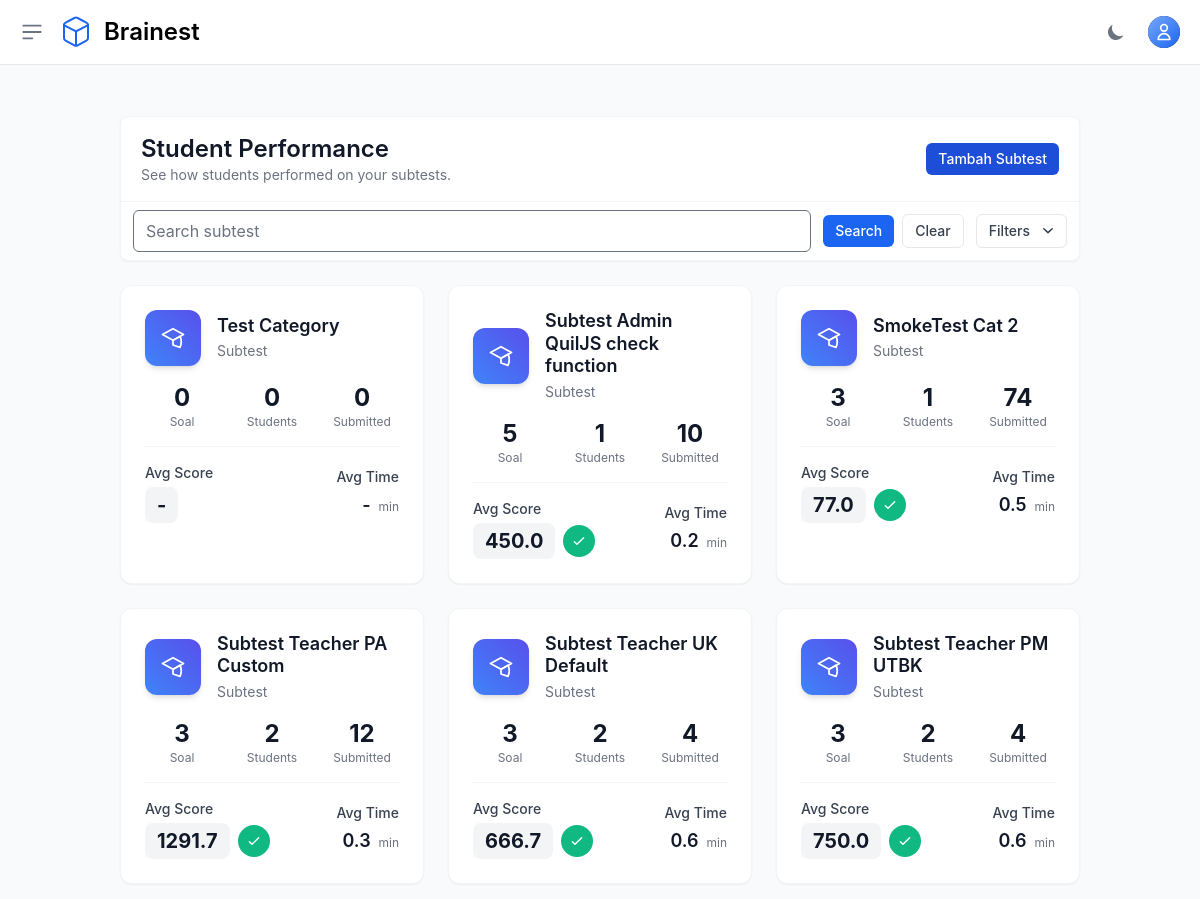
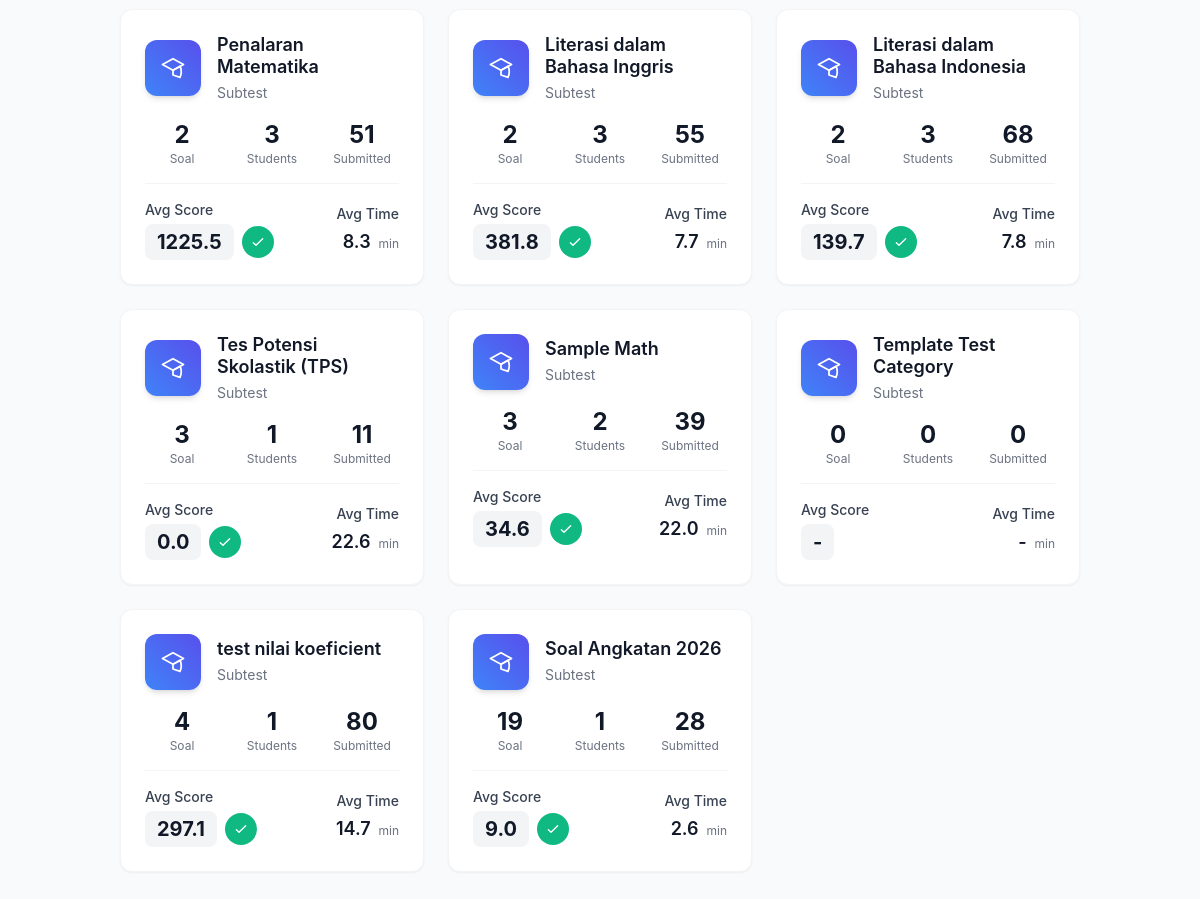
/teacher/students/ (signed in), run on the app's committed database (2 pictures, top to bottom).
### otosapp/models.py (models this page shows, shortened)
class Category(models.Model):
    SCORING_METHODS = [
        ('default', 'Default'),
        ('custom', 'Custom'),
        ('utbk', 'UTBK'),
    ]
    category_name = models.CharField(max_length=200)
    time_limit = models.IntegerField(default=60, help_text="Time limit in minutes (default: 60 minutes)")
    scoring_method = models.CharField(max_length=10, choices=SCORING_METHODS, default='default')
    passing_score = models.FloatField(default=75.0, help_text="Minimum score required to pass (0-100)")
    release_date = models.DateTimeField(default=timezone.now, help_text="Tanggal rilis subtest ini")
    created_by = models.ForeignKey(
        User,
        on_delete=models.SET_NULL,
        null=True,
        blank=True,
        related_name='categories_created',
        help_text='Teacher who created this category'
    )
    teachers = models.ManyToManyField(
        User,
        related_name='teaching_categories',
        blank=True,
        help_text='Additional teachers assigned to this category'
    )
    def get_question_count(self):
        return self.question_set.count()
    def get_test_statistics(self):
        completed_tests = Test.objects.filter(
            categories=self,
            is_submitted=True
        )
        if not completed_tests.exists():
            return {
                'total_tests': 0,
                'total_students': 0,
                'passed_tests': 0,
                'failed_tests': 0,
                'pass_rate': None,
                'average_score': None
            }
        total_tests = completed_tests.count()
        total_students = completed_tests.values('student').distinct().count()
        passed_tests = completed_tests.filter(score__gte=self.passing_score).count()
        failed_tests = total_tests - passed_tests
        pass_rate = round((passed_tests / total_tests) * 100, 1)
        total_score = 0
        for test in completed_tests:
            if test.tryout_package:
                pkg_cat = test.tryout_package.tryoutpackagecategory_set.filter(category=self).first()
                category_answers = test.answers.filter(question__category=self)
                if category_answers.exists():
                    correct_answers = category_answers.filter(selected_choice__is_correct=True).count()
                    total_questions = category_answers.count()
                    category_score_percentage = (correct_answers / total_questions) if total_questions else 0
                    category_contribution = category_score_percentage * pkg_cat.max_score
                    total_score += category_contribution
                else:
                    total_score += 0
            else:
                total_score += test.score
        average_score = round(total_score / total_tests, 1)
        durations_seconds = []
        for t in completed_tests:
            if t.start_time and t.end_time:
                try:
                    delta = t.end_time - t.start_time
                    seconds = delta.total_seconds()
                    if seconds and seconds > 0:
                        durations_seconds.append(seconds)
                except Exception:
                    continue
        average_completion_minutes = None
        if durations_seconds:
            average_completion_minutes = round((sum(durations_seconds) / len(durations_seconds)) / 60, 1)
        return {
            'total_tests': total_tests,
            'total_students': total_students,
            'passed_tests': passed_tests,
            'failed_tests': failed_tests,
            'pass_rate': pass_rate,
            'average_score': average_score,
            'average_completion_minutes': average_completion_minutes
        }

### otosapp/views.py (the view)
# urls.py: path('teacher/students/', views.teacher_student_list, name='teacher_student_list'),
@login_required
@admin_or_teacher_required
def teacher_student_list(request):
    if request.user.is_admin():
        categories = Category.objects.all()
    else:
        categories = Category.objects.filter(
            Q(created_by=request.user) | Q(teachers=request.user)
        ).distinct()
    q = request.GET.get('q', '').strip()
    scoring = request.GET.get('scoring', '').strip()
    has_submissions = request.GET.get('has_submissions', '').strip()
    sort = request.GET.get('sort', 'recent')
    if q:
        categories = categories.filter(category_name__icontains=q)
    if scoring:
        scoring_val = 'default' if scoring == 'standard' else scoring
        categories = categories.filter(scoring_method=scoring_val)
    categories = categories.annotate(
        submitted_count=Count('tests', filter=Q(tests__is_submitted=True)),
        avg_score=Avg('tests__score', filter=Q(tests__is_submitted=True))
    )
    if has_submissions in ['0', '1']:
        if has_submissions == '1':
            categories = categories.filter(submitted_count__gt=0)
        else:
            categories = categories.filter(submitted_count=0)
    if sort == 'popular':
        categories = categories.order_by('-submitted_count', '-id')
    elif sort == 'avg_score':
        categories = categories.order_by('-avg_score', '-id')
    else:
        categories = categories.order_by('-id')
    for cat in categories:
        stats = cat.get_test_statistics()
        cat.total_students = stats['total_students']
        cat.total_tests = stats['total_tests']
        cat.avg_score = stats['average_score']
        cat.avg_completion_minutes = stats.get('average_completion_minutes')
        cat.has_avg_score = stats.get('average_score') is not None
    return render(request, 'teacher/student_performance.html', {'categories': categories})

### otosapp/models.py (called while the page is built)
    def is_admin(self):
        return self.role and self.role.role_name == 'Admin'

### otosapp/templates/teacher/student_performance.html (shortened to what this page needs)
{% extends 'base.html' %}
{% block content %}
<section class="bg-gray-50 dark:bg-gray-900 p-3 sm:p-5 antialiased">
  <div class="mx-auto max-w-5xl px-4 sm:px-6 lg:px-8">
  <div class="bg-white dark:bg-gray-800 relative shadow-sm sm:rounded-lg overflow-visible mb-6 border border-gray-100 dark:border-gray-700">
      <div class="px-5 py-4 flex items-center justify-between">
        <div>
          <h1 class="text-2xl font-semibold text-gray-900 dark:text-white">Student Performance</h1>
          <p class="text-sm text-gray-500 dark:text-gray-400">See how students performed on your subtests.</p>
        </div>
        <div>
          <a href="{% url 'teacher_category_create' %}" class="inline-flex items-center px-3 py-1.5 text-sm font-medium text-white bg-primary-700 rounded-md hover:bg-primary-800">Tambah Subtest</a>
        </div>
      </div>
      <div class="px-3 py-2 border-t border-gray-100 dark:border-gray-700">
        <form method="get" class="flex flex-col sm:flex-row sm:items-center sm:gap-3">
          <input id="searchInput" type="search" name="q" placeholder="Search subtest" value="{{ request.GET.q|default_if_none:'' }}" class="w-full sm:flex-1 px-3 py-2 rounded-md border bg-white dark:bg-gray-700 text-base text-gray-700 dark:text-gray-200" />
          <div class="flex items-center gap-2 mt-2 sm:mt-0">
            <button type="submit" class="inline-flex items-center px-3 py-1.5 text-sm font-medium text-white bg-blue-600 rounded-md hover:bg-blue-700">Search</button>
            <a href="{{ request.path }}" class="inline-flex items-center px-3 py-1.5 text-sm font-medium text-gray-700 bg-white border rounded-md hover:bg-gray-50">Clear</a>
          </div>
          <div class="relative inline-block text-left">
            <button id="filterToggleBtn" data-dropdown-toggle="filterDropdown" type="button" class="inline-flex items-center px-3 py-1.5 text-sm font-medium text-gray-700 bg-white border rounded-md hover:bg-gray-50" aria-expanded="false">Filters
              <svg class="ml-2 -mr-1 h-5 w-5" xmlns="http://www.w3.org/2000/svg" viewBox="0 0 20 20" fill="currentColor" aria-hidden="true">
                <path fill-rule="evenodd" d="M5.23 7.21a.75.75 0 011.06-.02L10 10.584l3.71-3.396a.75.75 0 011.04 1.08l-4.24 3.885a.75.75 0 01-1.04 0L5.25 8.29a.75.75 0 01-.02-1.08z" clip-rule="evenodd" />
              </svg>
            </button>
          </div>
        </form>
      </div>
    </div>
    <div class="grid grid-cols-1 sm:grid-cols-2 lg:grid-cols-3 gap-6">
      {% for cat in categories %}
  <div class="bg-white dark:bg-gray-800 rounded-xl shadow-sm border border-gray-100 dark:border-gray-700 hover:shadow-2xl transform transition-transform duration-200 hover:-translate-y-1 group">
        <a href="{% url 'teacher_view_student_scores' cat.id %}" class="block p-6">
          <div class="flex items-center gap-4 mb-4">
            <div class="w-14 h-14 rounded-xl bg-gradient-to-tr from-blue-500 to-indigo-600 text-white flex items-center justify-center shadow-md group-hover:scale-105 transition-transform">
            </div>
            <div class="flex-1 min-w-0">
              <h3 class="text-lg font-semibold text-gray-900 dark:text-white leading-tight">{{ cat.category_name }}</h3>
              <p class="text-sm text-gray-500 dark:text-gray-400 mt-1">Subtest</p>
            </div>
          </div>
          <div class="grid grid-cols-3 gap-4 mb-4">
            <div class="text-center">
              <div class="text-2xl font-bold text-gray-900 dark:text-white">{{ cat.get_question_count }}</div>
              <div class="text-xs text-gray-500 dark:text-gray-400">Soal</div>
            </div>
            <div class="text-center">
              <div class="text-2xl font-bold text-gray-900 dark:text-white">{{ cat.total_students }}</div>
              <div class="text-xs text-gray-500 dark:text-gray-400">Students</div>
            </div>
            <div class="text-center">
              <div class="text-2xl font-bold text-gray-900 dark:text-white">{{ cat.total_tests }}</div>
              <div class="text-xs text-gray-500 dark:text-gray-400">Submitted</div>
            </div>
          </div>
          <div class="border-t border-gray-100 dark:border-gray-700 pt-4">
            <div class="flex items-center justify-between space-x-4">
              <div class="flex-1">
                <div class="text-sm font-medium text-gray-700 dark:text-gray-300">Avg Score</div>
                <div class="mt-1 inline-flex items-center">
                  <div class="px-3 py-1 rounded-lg bg-gray-100 dark:bg-gray-700">
                    <span class="text-xl font-bold text-gray-900 dark:text-white">{{ cat.avg_score|default_if_none:'-' }}</span>
                  </div>
                  {% if cat.has_avg_score %}
                  <div class="ml-2 w-8 h-8 rounded-full bg-emerald-500 flex items-center justify-center">
                    <svg xmlns="http://www.w3.org/2000/svg" class="w-4 h-4 text-white" viewBox="0 0 24 24" fill="none" stroke="currentColor">
                      <path stroke-linecap="round" stroke-linejoin="round" stroke-width="2" d="M5 13l4 4L19 7" />
                    </svg>
                  </div>
                  {% endif %}
                </div>
              </div>
              <div class="flex-0 text-right">
                <div class="text-sm font-medium text-gray-700 dark:text-gray-300">Avg Time</div>
                <div class="mt-1">
                  <span class="text-lg font-semibold text-gray-900 dark:text-white">{{ cat.avg_completion_minutes|default_if_none:'-' }}</span>
                  <span class="text-xs text-gray-500 dark:text-gray-400">&nbsp;min</span>
                </div>
              </div>
            </div>
          </div>
        </a>
      </div>
      {% empty %}
      <div class="col-span-full p-6 bg-white dark:bg-gray-800 rounded-lg shadow">
        <p class="text-gray-600 dark:text-gray-300">You have not created any subtests yet. Create one from Manage Subtest.</p>
      </div>
      {% endfor %}
    </div>
  </div>
</section>
{% endblock %}

### data on the page
Category: category_name "Test Category", get_question_count "0", total_students "0", total_tests "0", avg_score "-", avg_completion_minutes "-"
Category: category_name "Subtest Admin QuilJS check function", get_question_count "5", total_students "1", total_tests "10", avg_score "450.0", avg_completion_minutes "0.2"
Category: category_name "SmokeTest Cat 2", get_question_count "3", total_students "1", total_tests "74", avg_score "77.0", avg_completion_minutes "0.5"
Category: category_name "Subtest Teacher PA Custom", get_question_count "3", total_students "2", total_tests "12", avg_score "1291.7", avg_completion_minutes "0.3"
Category: category_name "Subtest Teacher UK Default", get_question_count "3", total_students "2", total_tests "4", avg_score "666.7", avg_completion_minutes "0.6"
Category: category_name "Subtest Teacher PM UTBK", get_question_count "3", total_students "2", total_tests "4", avg_score "750.0", avg_completion_minutes "0.6"
Category: category_name "Penalaran Matematika", get_question_count "2", total_students "3", total_tests "51", avg_score "1225.5", avg_completion_minutes "8.3"
Category: category_name "Literasi dalam Bahasa Inggris", get_question_count "2", total_students "3", total_tests "55", avg_score "381.8", avg_completion_minutes "7.7"
Category: category_name "Literasi dalam Bahasa Indonesia", get_question_count "2", total_students "3", total_tests "68", avg_score "139.7", avg_completion_minutes "7.8"
Category: category_name "Tes Potensi Skolastik (TPS)", get_question_count "3", total_students "1", total_tests "11", avg_score "0.0", avg_completion_minutes "22.6"
Category: category_name "Sample Math", get_question_count "3", total_students "2", total_tests "39", avg_score "34.6", avg_completion_minutes "22.0"
Category: category_name "Template Test Category", get_question_count "0", total_students "0", total_tests "0", avg_score "-", avg_completion_minutes "-"
Category: category_name "test nilai koeficient", get_question_count "4", total_students "1", total_tests "80", avg_score "297.1", avg_completion_minutes "14.7"
Category: category_name "Soal Angkatan 2026", get_question_count "19", total_students "1", total_tests "28", avg_score "9.0", avg_completion_minutes "2.6"
